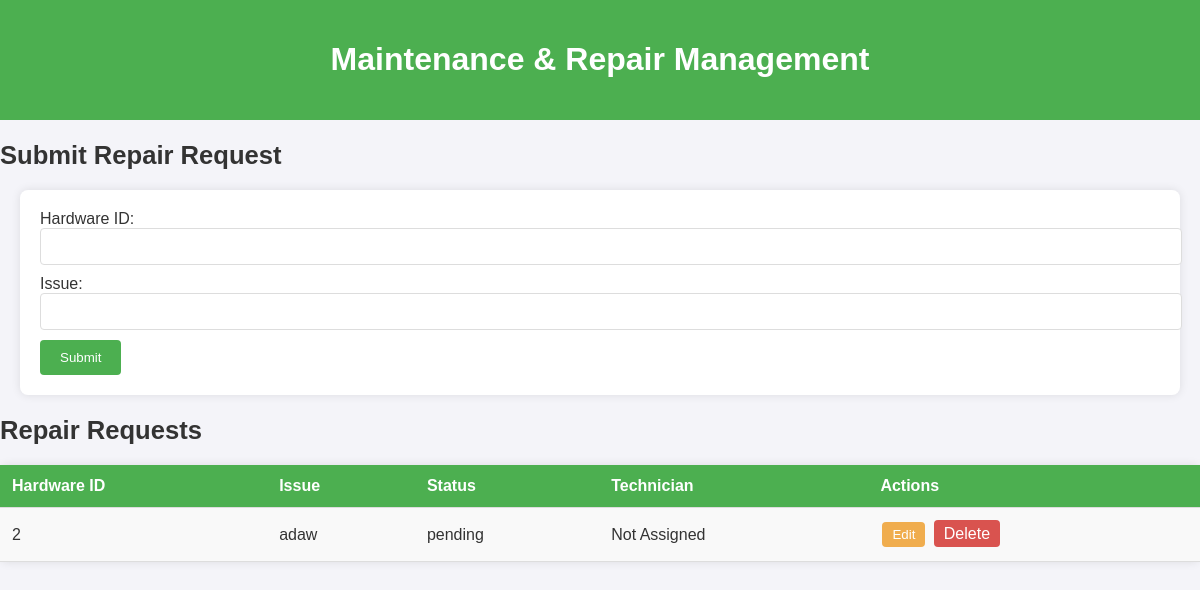
The app's page /maintenance.php with its own data.
### tables this page shows
CREATE TABLE `maintenance_requests` (
  `id` int(11) NOT NULL,
  `hardware_id` int(11) NOT NULL,
  `issue` text NOT NULL,
  `status` enum('pending','in-progress','completed','critical') NOT NULL DEFAULT 'pending',
  `created_at` timestamp NOT NULL DEFAULT current_timestamp()
);

### maintenance.php (the view, shortened to what this page needs)
<?php
include 'db.php';
$requests = mysqli_query($conn, "SELECT * FROM maintenance_requests ORDER BY created_at DESC");
?>
<!DOCTYPE html>
<html lang="en">
<head>
</head>
<body>
    <header>
        <h1>Maintenance & Repair Management</h1>
    </header>
    <section>
        <h2>Submit Repair Request</h2>
        <form method="post">
            <label for="hardware_id">Hardware ID:</label>
            <input type="text" id="hardware_id" name="hardware_id" required>
            <label for="issue">Issue:</label>
            <input type="text" id="issue" name="issue" required>
            <button type="submit" name="submit_request">Submit</button>
        </form>
    </section>
    <section>
        <h2>Repair Requests</h2>
        <table>
            <tr>
                <th>Hardware ID</th>
                <th>Issue</th>
                <th>Status</th>
                <th>Technician</th>
                <th>Actions</th>
            </tr>
            <?php while ($row = mysqli_fetch_assoc($requests)) { ?>
                <tr>
                    <td><?php echo $row['hardware_id']; ?></td>
                    <td><?php echo $row['issue']; ?></td>
                    <td><?php echo $row['status']; ?></td>
                    <td><?php echo $row['technician'] ?? 'Not Assigned'; ?></td>
                    <td class="actions">
                        <button class="edit-btn" onclick="editRequest('<?php echo $row['id']; ?>', '<?php echo htmlspecialchars($row['issue'], ENT_QUOTES); ?>', '<?php echo htmlspecialchars($row['technician'], ENT_QUOTES); ?>')">Edit</button>
                        <a class="delete-btn" href="?delete=<?php echo $row['id']; ?>" onclick="return confirm('Are you sure you want to delete this request?');">Delete</a>
                    </td>
                </tr>
            <?php } ?>
        </table>
    </section>
</body>
</html>

### maintenance.php (style rules this page uses)
body { font-family: 'Arial', sans-serif; background-color: #f4f4f9; color: #333; margin: 0; padding: 0; }
header { background-color: #4CAF50; color: white; padding: 20px; text-align: center; }
h2 { font-size: 1.6em; margin-bottom: 10px; }
form { background-color: white; padding: 20px; margin: 20px; border-radius: 8px; box-shadow: 0px 0px 10px rgba(0, 0, 0, 0.1); }
input[type="text"], input[type="number"] { width: 100%; padding: 10px; margin-bottom: 10px; border-radius: 4px; border: 1px solid #ddd; }
button { padding: 10px 20px; background-color: #4CAF50; color: white; border: none; border-radius: 4px; cursor: pointer; }
table { width: 100%; margin: 20px 0; border-collapse: collapse; background-color: white; border-radius: 8px; box-shadow: 0px 0px 10px rgba(0, 0, 0, 0.1); }
th, td { padding: 12px; text-align: left; border-bottom: 1px solid #ddd; }
th { background-color: #4CAF50; color: white; }
td { background-color: #f9f9f9; }
.actions button, .actions a { padding: 5px 10px; margin: 2px; text-decoration: none; cursor: pointer; border-radius: 4px; }
.edit-btn { background-color: #f0ad4e; color: white; }
.delete-btn { background-color: #d9534f; color: white; }

### records on screen
maintenance_requests: hardware "2", issue "adaw", status "pending", technician "Not Assigned"
